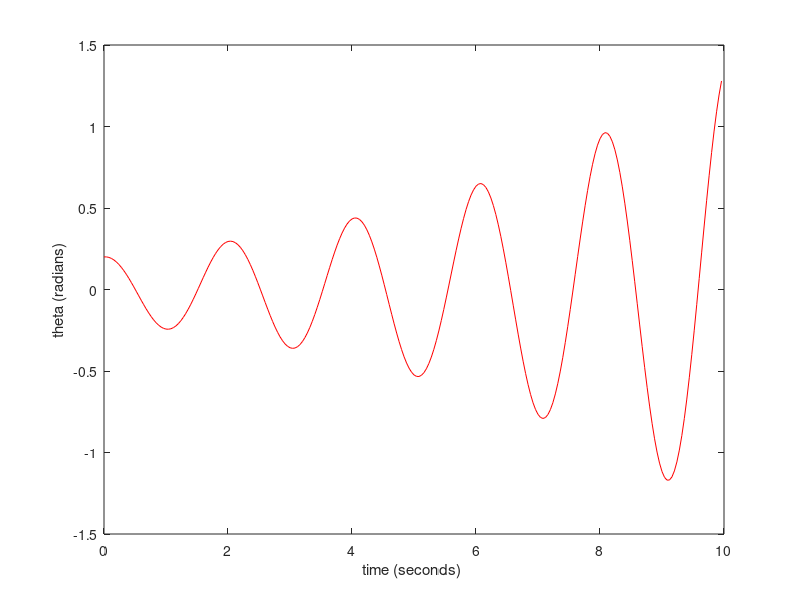

This chart was generated by the following MATLAB code:
%
% Euler calculation of motion of simple pendulum
% by Kevin Berwick,
% based on 'Computational Physics' book by N Giordano and H Nakanishi,
% section 3.1
%
clear;
length= 1; %pendulum length in metres
g=9.8 % acceleration due to gravity
npoints = 250; %Discretize time into 250 intervals
dt = 0.04; % time step in seconds
omega = zeros(npoints,1); % initializes omega, a vector of dimension npoints X 1,to being all zeros
theta = zeros(npoints,1); % initializes theta, a vector of dimension npoints X 1,to being all zeros
time = zeros(npoints,1); % this initializes the vector time to being all zeros
theta(1)=0.2; % you need to have some initial displacement, otherwise the pendulum will
not swing
for step = 1:npoints-1 % loop over the timesteps
omega(step+1) = omega(step) - (g/length)*theta(step)*dt;
theta(step+1) = theta(step)+omega(step)*dt
time(step+1) = time(step) + dt;
end

plot(time,theta,'r' ); %plots the numerical solution in red
xlabel('time (seconds) ');
ylabel('theta (radians)');